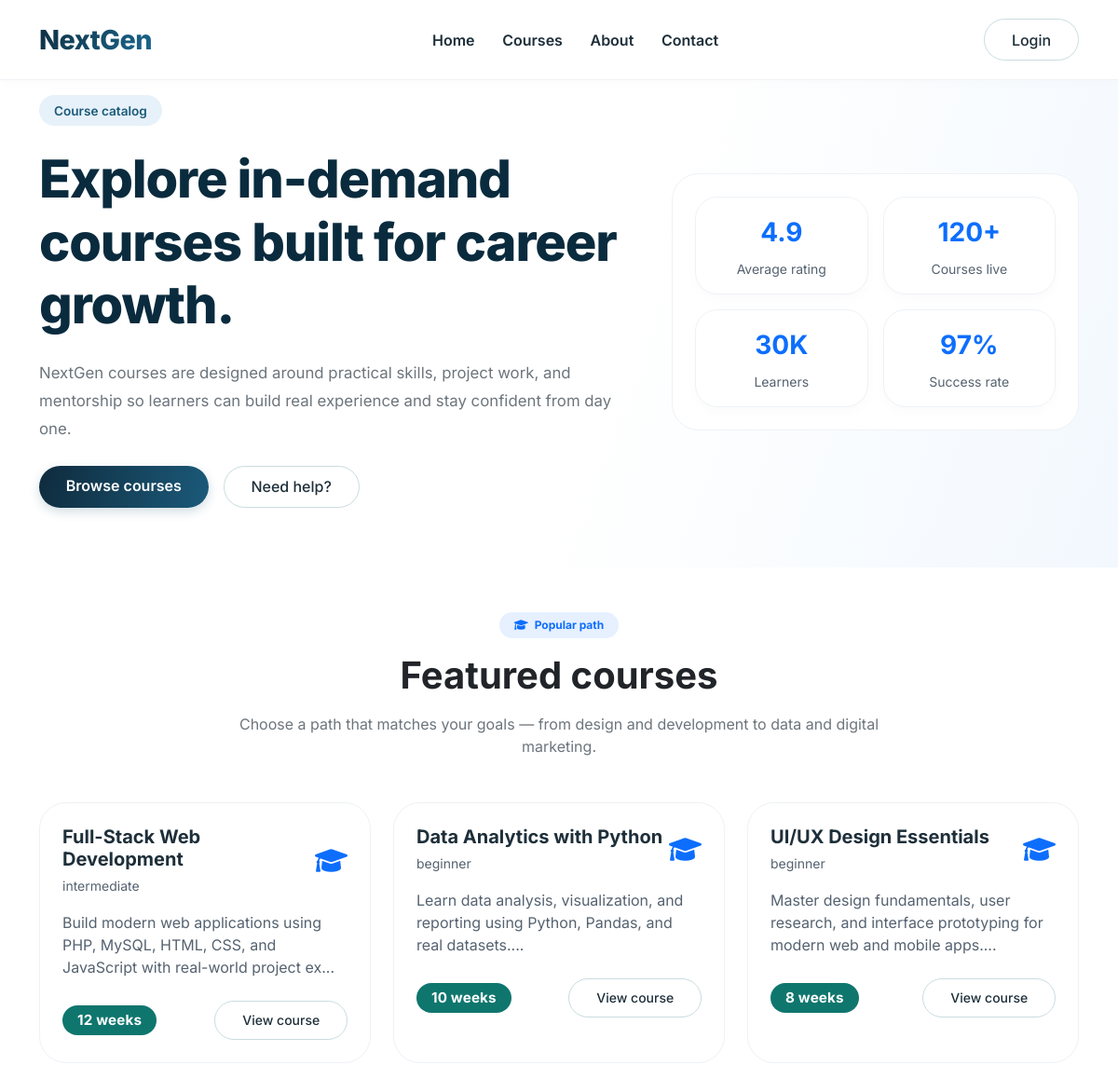
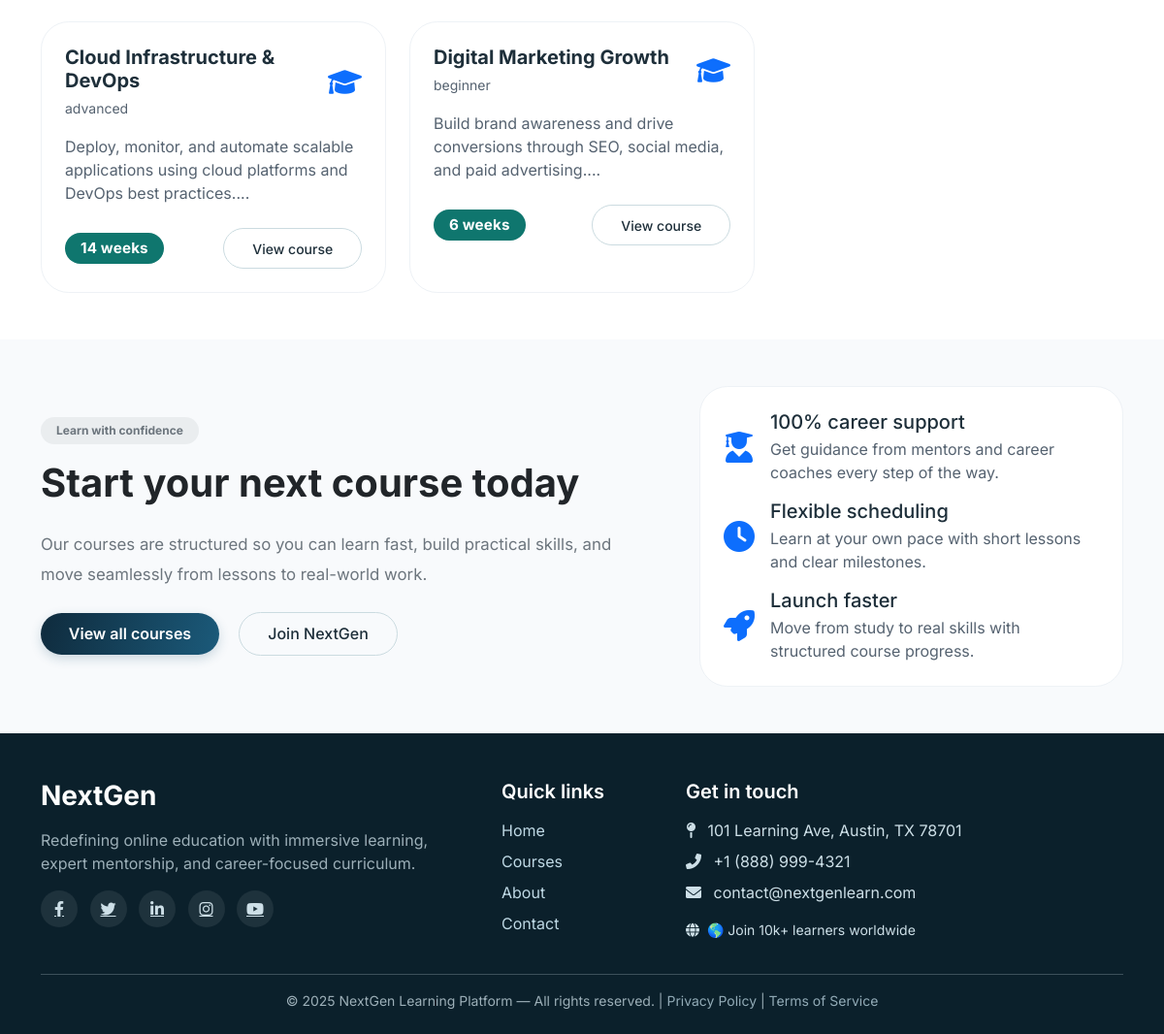
/user/courses.php, run on the app's committed database (2 pictures, top to bottom).
### tables this page shows
CREATE TABLE IF NOT EXISTS courses (
    id INT AUTO_INCREMENT PRIMARY KEY,
    title VARCHAR(255) NOT NULL,
    description TEXT,
    category VARCHAR(100),
    duration VARCHAR(50),
    level ENUM('beginner', 'intermediate', 'advanced') DEFAULT 'beginner',
    instructor VARCHAR(100),
    image_url VARCHAR(255),
    status ENUM('draft', 'published', 'archived') DEFAULT 'draft',
    is_active TINYINT DEFAULT 1,
    created_at TIMESTAMP DEFAULT CURRENT_TIMESTAMP,
    updated_at TIMESTAMP DEFAULT CURRENT_TIMESTAMP ON UPDATE CURRENT_TIMESTAMP,
    INDEX idx_status (status),
    INDEX idx_category (category),
    INDEX idx_active (is_active)
);

### user/courses.php (the view, shortened to what this page needs)
<?php
if (!function_exists('esc')) {
    function esc(string $value): string
    {
        return htmlspecialchars($value, ENT_QUOTES | ENT_SUBSTITUTE, 'UTF-8');
    }
}
$courses = [];
try {
    $pdo = getDBConnection();
    $stmt = $pdo->prepare("SELECT * FROM courses WHERE status != 'archived' AND is_active = 1 ORDER BY created_at DESC");
    $stmt->execute();
    $courses = $stmt->fetchAll();
} catch (PDOException $e) {
    error_log("Error fetching courses: " . $e->getMessage());
    $courses = [];
}
?>
<!DOCTYPE html>
<html lang="en">
<head>
    <link href="https://cdn.jsdelivr.net/npm/bootstrap@5.3.0-alpha1/dist/css/bootstrap.min.css" rel="stylesheet">
    <link rel="stylesheet" href="https://cdnjs.cloudflare.com/ajax/libs/font-awesome/6.0.0-beta3/css/all.min.css">
    <link rel="stylesheet" href="style.css">
</head>
<body>
    <?php include __DIR__ . '/../includes/navbar.php'; ?>
    <section class="hero-alternate">
        <div class="container">
            <div class="row align-items-center gx-5">
                <div class="col-lg-7">
                    <span class="hero-badge">Course catalog</span>
                    <h1 class="hero-title mt-4">Explore in-demand courses built for career growth.</h1>
                    <p class="text-secondary mt-4" style="max-width: 680px; font-size: 1.05rem; line-height: 1.8;">NextGen courses are designed around practical skills, project work, and mentorship so learners can build real experience and stay confident from day one.</p>
                    <div class="d-flex flex-wrap gap-3 mt-4">
                        <a href="#courses-list" class="btn btn-soft-primary">Browse courses</a>
                        <a href="contact.php" class="btn btn-outline-accent">Need help?</a>
                    </div>
                </div>
                <div class="col-lg-5 text-center">
                    <div class="course-card p-4">
                        <div class="row g-3 text-center">
                            <div class="col-6">
                                <div class="stat-card">
                                    <div class="fs-3 fw-bold text-primary">4.9</div>
                                    <div class="text-secondary small mt-2">Average rating</div>
                                </div>
                            </div>
                            <div class="col-6">
                                <div class="stat-card">
                                    <div class="fs-3 fw-bold text-primary">120+</div>
                                    <div class="text-secondary small mt-2">Courses live</div>
                                </div>
                            </div>
                            <div class="col-6">
                                <div class="stat-card">
                                    <div class="fs-3 fw-bold text-primary">30K</div>
                                    <div class="text-secondary small mt-2">Learners</div>
                                </div>
                            </div>
                            <div class="col-6">
                                <div class="stat-card">
                                    <div class="fs-3 fw-bold text-primary">97%</div>
                                    <div class="text-secondary small mt-2">Success rate</div>
                                </div>
                            </div>
                        </div>
                    </div>
                </div>
            </div>
        </div>
    </section>
    <section class="py-5 bg-white" id="courses-list">
        <div class="container">
            <div class="text-center mb-5">
                <span class="badge bg-primary bg-opacity-10 text-primary px-3 py-2 rounded-pill"><i class="fas fa-graduation-cap me-1"></i> Popular path</span>
                <h2 class="display-6 fw-bold mt-3">Featured courses</h2>
                <p class="text-secondary col-lg-8 mx-auto mt-3">Choose a path that matches your goals — from design and development to data and digital marketing.</p>
            </div>
            <div class="row g-4">
                <?php if (!empty($courses)): ?>
                    <?php foreach ($courses as $course): ?>
                        <div class="col-md-6 col-lg-4">
                            <div class="course-card p-4 h-100">
                                <div class="d-flex align-items-center justify-content-between mb-3">
                                    <div>
                                        <h5 class="fw-bold mb-1"><?php echo esc($course['title']); ?></h5>
                                        <small class="text-secondary"><?php echo esc($course['level']); ?></small>
                                    </div>
                                    <i class="fas fa-graduation-cap fs-3 text-primary"></i>
                                </div>
                                <p class="text-secondary"><?php echo esc(substr($course['description'], 0, 100) . '...'); ?></p>
                                <div class="mt-4 d-flex justify-content-between align-items-center">
                                    <span class="badge bg-success bg-opacity-15 text-success py-2 px-3 rounded-pill"><?php echo esc($course['duration']); ?></span>
                                    <a href="course-details.php?id=<?php echo (int)$course['id']; ?>" class="btn btn-outline-accent btn-sm">View course</a>
                                </div>
                            </div>
                        </div>
                    <?php endforeach; ?>
                <?php endif; ?>
            </div>
        </div>
    </section>
    <section class="py-5" style="background: var(--soft-bg);">
        <div class="container">
            <div class="row align-items-center gx-5">
                <div class="col-lg-7">
                    <span class="badge bg-secondary bg-opacity-10 text-secondary px-3 py-2 rounded-pill">Learn with confidence</span>
                    <h2 class="fw-bold display-6 mt-3">Start your next course today</h2>
                    <p class="text-secondary mt-4" style="max-width: 620px; font-size: 1.05rem; line-height: 1.8;">Our courses are structured so you can learn fast, build practical skills, and move seamlessly from lessons to real-world work.</p>
                    <div class="mt-4">
                        <a href="#courses-list" class="btn btn-soft-primary me-3">View all courses</a>
                        <a href="register.php" class="btn btn-outline-accent">Join NextGen</a>
                    </div>
                </div>
                <div class="col-lg-5">
                    <div class="course-card p-4">
                        <div class="d-flex align-items-center mb-3">
                            <i class="fas fa-user-graduate fa-2x text-primary me-3"></i>
                            <div>
                                <h5 class="mb-1">100% career support</h5>
                                <p class="text-secondary mb-0">Get guidance from mentors and career coaches every step of the way.</p>
                            </div>
                        </div>
                        <div class="d-flex align-items-center mb-3">
                            <i class="fas fa-clock fa-2x text-primary me-3"></i>
                            <div>
                                <h5 class="mb-1">Flexible scheduling</h5>
                                <p class="text-secondary mb-0">Learn at your own pace with short lessons and clear milestones.</p>
                            </div>
                        </div>
                        <div class="d-flex align-items-center">
                            <i class="fas fa-rocket fa-2x text-primary me-3"></i>
                            <div>
                                <h5 class="mb-1">Launch faster</h5>
                                <p class="text-secondary mb-0">Move from study to real skills with structured course progress.</p>
                            </div>
                        </div>
                    </div>
                </div>
            </div>
        </div>
    </section>
    <?php include __DIR__ . '/../includes/footer.php'; ?>
</body>
</html>

### data on the page
courses: title "Full-Stack Web Development", level "intermediate", description "Build modern web applications using PHP, MySQL, HTML, CSS, and JavaScript with real-world project ex...", duration "12 weeks"
courses: title "Data Analytics with Python", level "beginner", description "Learn data analysis, visualization, and reporting using Python, Pandas, and real datasets....", duration "10 weeks"
courses: title "UI/UX Design Essentials", level "beginner", description "Master design fundamentals, user research, and interface prototyping for modern web and mobile apps....", duration "8 weeks"
courses: title "Cloud Infrastructure & DevOps", level "advanced", description "Deploy, monitor, and automate scalable applications using cloud platforms and DevOps best practices....", duration "14 weeks"
courses: title "Digital Marketing Growth", level "beginner", description "Build brand awareness and drive conversions through SEO, social media, and paid advertising....", duration "6 weeks"

### other printed values
$item['label'] "Home"
$item['label'] "Courses"
$item['label'] "About"
$item['label'] "Contact"
